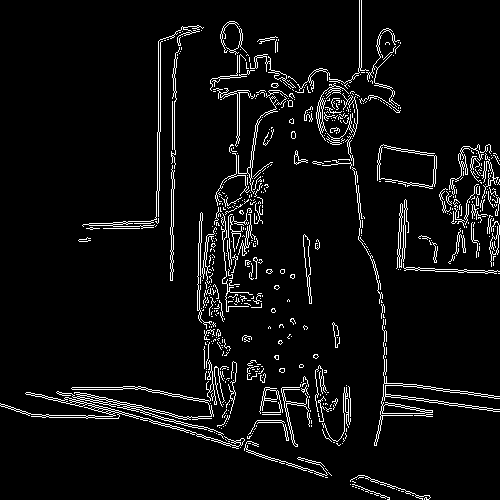
#> input picture day10/images/1.webp, 500 x 500 px
$ python task1withoutosmodule.py
#> lines starting #> are read from the running program, lines starting #| are printed output that depends on the picture; after the words box and inside, x2 and y2 are one past the last pixel; in counts of white or black regions, pixels touching at a corner belong together
import cv2

image = ["1.webp","2.webp","3.jpeg","4.webp","5.jpeg","6.jpeg","7.webp","8.jpeg","9.jpeg","10.jpeg"]
type = ["blur","resize","edges","gray"]


for i in image:
    read = cv2.imread("images/"+i)
#> read is the input picture: shape (500, 500, 3); 5.5% white in thin lines or dots
    resizeimage = cv2.resize(read,(500,500))
    blurimage = cv2.GaussianBlur(resizeimage,(5,5),-5)
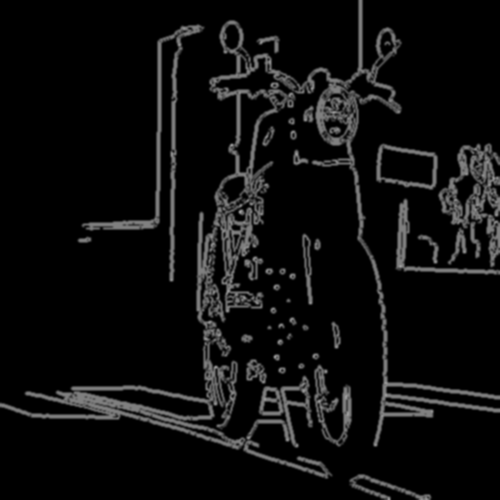
#> blurimage: shape (500, 500, 3); min 0, max 159, mean 14.1
    grayimage = cv2.cvtColor(resizeimage,cv2.COLOR_BGR2GRAY)
#> grayimage: shape (500, 500); 5.5% white in thin lines or dots
    edges = cv2.Canny(resizeimage,threshold1=100,threshold2=200)
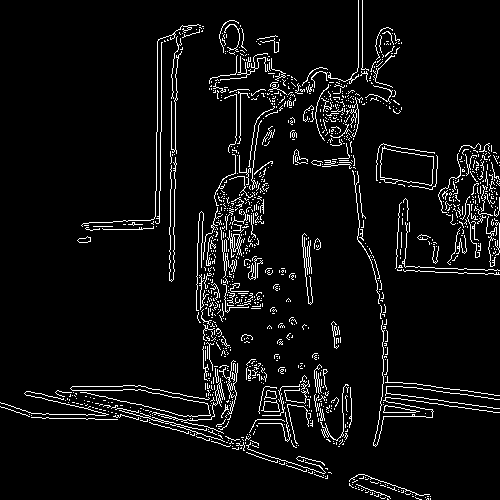
#> edges: shape (500, 500); 5.7% white in thin lines or dots

    cv2.imwrite("image/blur/"+i,blurimage)
    cv2.imwrite("image/edges/"+i,edges)
    cv2.imwrite("image/gray/"+i,grayimage)
    cv2.imwrite("image/resize/"+i,resizeimage)
#> pass 2 of the loop `for i in image:`:
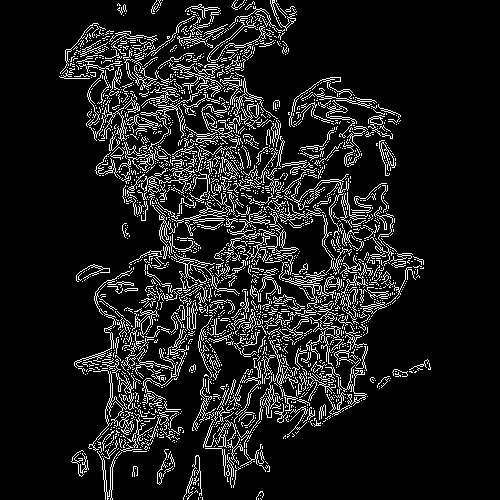
#> input picture day10/images/2.webp, 500 x 500 px
#> read is the input picture: shape (500, 500, 3); 11% white in thin lines or dots, all inside (x1, y1, x2, y2) = (59, 0, 431, 500)
#> `blurimage = cv2.GaussianBlur(resizeimage,(5,5),-5)`:
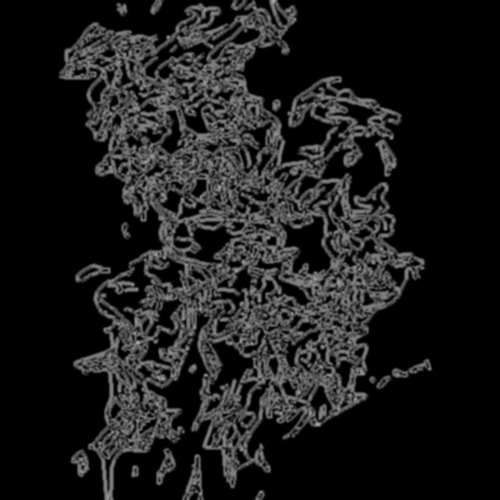
#> blurimage: shape (500, 500, 3); min 0, max 175, mean 28
#> `edges = cv2.Canny(resizeimage,threshold1=100,threshold2=200)`:
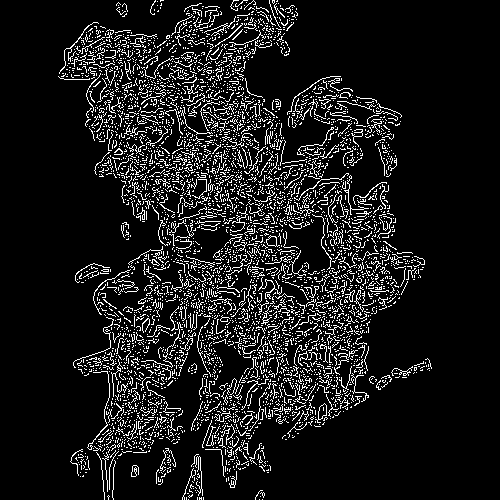
#> edges: shape (500, 500); 10.3% white in thin lines or dots, all inside (x1, y1, x2, y2) = (58, 0, 432, 500)
#> pass 3 of the loop `for i in image:`:
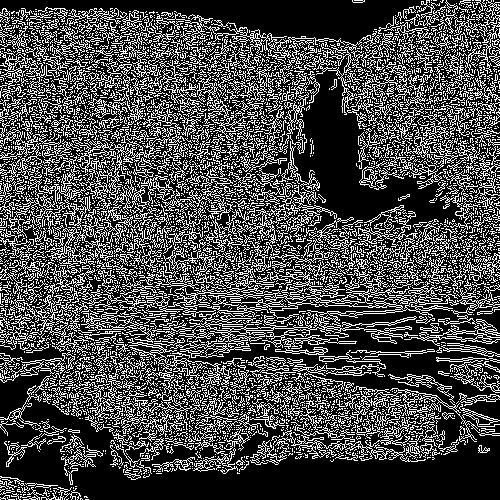
#> input picture day10/images/3.jpeg, 500 x 500 px
#> read is the input picture: shape (500, 500, 3); min 0, max 255, mean 73.9
#> `blurimage = cv2.GaussianBlur(resizeimage,(5,5),-5)`:
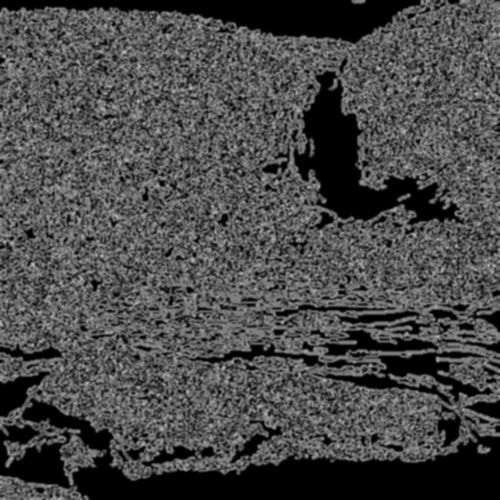
#> blurimage: shape (500, 500, 3); min 0, max 185, mean 73.9
#> `edges = cv2.Canny(resizeimage,threshold1=100,threshold2=200)`:
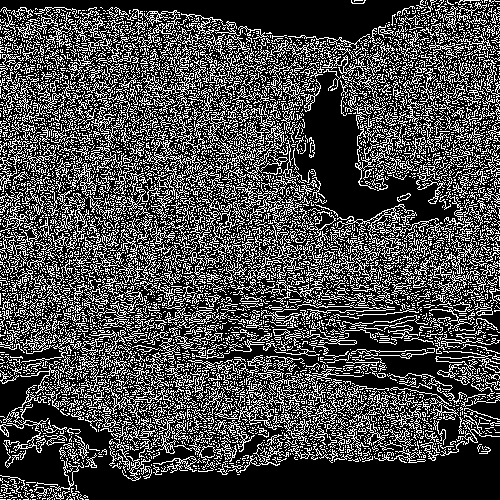
#> edges: shape (500, 500); 28.7% white in thin lines or dots
#> (the run stopped early here; a loop or call above may not have finished)
